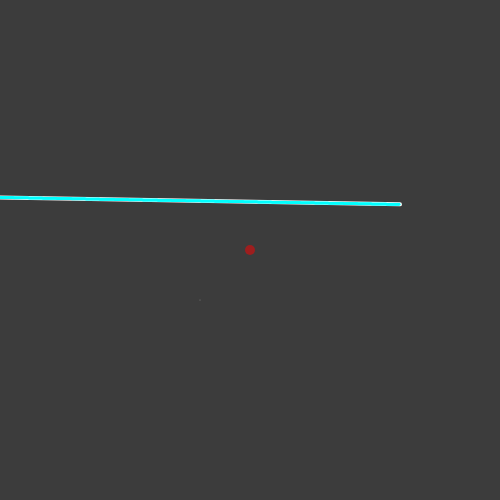
Frame 1 (no input)
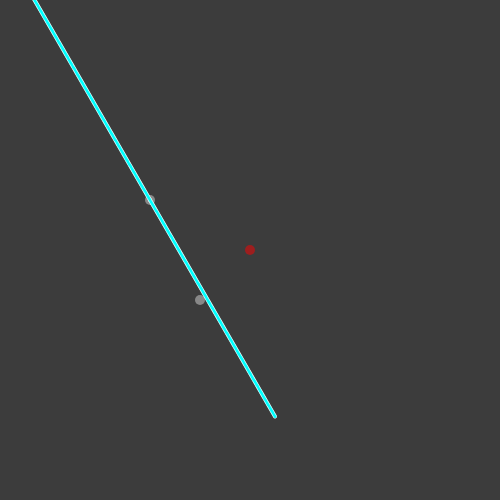
Frame 60 (no input)
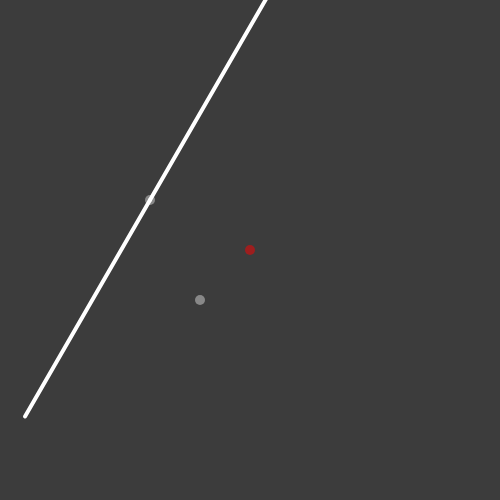
Frame 120 (the mouse pressed at the canvas centre since frame 60)

The p5.js sketch that drew these frames (run headless with seeded random() and noise() and a simulated clock; from frame 60 on, the mouse is pressed at the canvas centre):

// p5.js sketch
// ── sketch.js
const dots = [];
const numOfDots = 4;

function setup() {
  createCanvas(500, 500);
  angleMode(DEGREES);
  frameRate(20);

  // for (let i = 0; i < numOfDots; i++) {
  //   // dots.push(new Dot(width / 2 - 100, 200));
  //   dots.push(new Dot(random(width), random(height)));
  // }

  dots.push(new Dot(width / 2 - 100, 200));
  dots.push(new Dot(200, 300));

  dots[0].showLine = true;
  console.log(dots[1].pos);
  console.log(
    'dist',
    dist(dots[0].pos.x, dots[0].pos.y, dots[1].pos.x, dots[1].pos.y)
  );
}

function draw() {
  background(60);

  // DOTS
  for (let dot of dots) {
    dot.update();
    dot.show();
  }

  // CENTER POINT
  stroke('rgba(255, 0, 0, 0.5)');
  strokeWeight(10);
  point(width / 2, height / 2);
}

class Dot {
  constructor(x, y) {
    this.pos = createVector(x, y);
    this.showLine = false;
    this.angle = 0;
    // this.point1 = createVector(-width, -height);
    this.point1 = p5.Vector.fromAngle(radians(this.angle), height / 2);
    this.point2 = p5.Vector.fromAngle(radians(-this.angle), -height / 2);
    // console.log('vector', p5.Vector.fromAngle(0, 30));
    this.coordinates1 = [];
    this.coordinates2 = [];
    this.speed = 10;
  }

  async update() {
    this.angle++;
    if (this.showLine) {
      this.point1 = p5.Vector.fromAngle(radians(this.angle), height / 2);
      this.point2 = p5.Vector.fromAngle(radians(this.angle), -height / 2);
      this.drawLine();
      // this.getCoordinates1();
      this.getCoordinates2();
      // const res = await this.checkCords([...this.coordinates1]);
      // const res2 = await this.checkCords2([...this.coordinates2]);
    }
  }

  checkCords(tempCords1) {
    return new Promise((resolve) => {
      if (tempCords1.length && this.showLine) {
        const cord = dots[1].pos;

        for (let j = 0; j < tempCords1.length; j++) {
          const other = tempCords1[j];
          let len = dist(cord.x, cord.y, other.x, other.y);

          if (len < 2) {
            console.log(
              'stoped',
              dist(cord.x, cord.y, other.x, other.y),
              other,
              cord
            );
            resolve(other);
            noLoop();
          }
        }
      }
      resolve('none');
    });
  }
  checkCords2(tempCords1) {
    return new Promise((resolve) => {
      if (tempCords1.length && this.showLine) {
        const cord = dots[1].pos;

        for (let j = 0; j < tempCords1.length; j++) {
          const other = tempCords1[j];
          let len = dist(cord.x, cord.y, other.x, other.y);

          if (len < 2) {
            console.log(
              'stoped',
              dist(cord.x, cord.y, other.x, other.y),
              other,
              cord
            );
            resolve(other);
            noLoop();
          }
        }
      }
      resolve('none');
    });
  }

  getCoordinates1() {
    const m = this.slope(this.point1, this.point2);
    const b = this.intercept(this.point1, m);
    this.coordinates1.length = 0;
    for (var x = this.point1.x; x <= this.point2.x; x++) {
      var y = m * x + b;
      let v = createVector(x, y);

      let d = dist(dots[1].pos.x, dots[1].pos.y, v.x, v.y);
      console.log('d'), d;
      if (d < 5) {
        console.log('stoped');
        noLoop();
      }
      this.coordinates1.push(createVector(x, y));
    }
  }

  getCoordinates2() {
    const m = this.slope(this.point2, this.point1);
    const b = this.intercept(this.point2, m);
    this.coordinates2.length = 0;
    for (var x = this.point2.x; x <= this.point1.x; x++) {
      var y = m * x + b;
      let v = createVector(x, y);
      let d = dist(dots[1].pos.x, dots[1].pos.y, v.x, v.y);
      console.log('d', d);
      if (d < 5) {
        console.log('stoped');
        noLoop();
      }
      this.coordinates2.push(createVector(x, y));
    }
  }

  show() {
    push();
    stroke(255, 100);
    point(this.pos.x, this.pos.y);
    pop();
    this.drawPoints();
  }

  drawLine() {
    push();
    translate(this.pos.x, this.pos.y);
    stroke(255);
    strokeWeight(4);

    line(0, 0, this.point1.x, this.point1.y);
    line(0, 0, this.point2.x, this.point2.y);

    // stroke('rgba(0,255, 50, 1)');
    // line(0, 0, this.point3.x, this.point3.y);
    pop();
  }

  drawPoints() {
    if (this.showLine && this.coordinates1.length) {
      for (let i = 0; i < this.coordinates1.length; i++) {
        const dot = this.coordinates1[i];
        push();
        translate(this.pos.x, this.pos.y);
        strokeWeight(3);
        stroke('rgba(0, 255, 0, 0.5)');
        point(dot.x, dot.y);
        pop();
      }
    }

    if (this.showLine && this.coordinates2.length) {
      for (let i = 0; i < this.coordinates2.length; i++) {
        const dot = this.coordinates2[i];
        push();
        translate(this.pos.x, this.pos.y);
        strokeWeight(3);
        stroke('rgba(0, 255, 255, 1)');
        point(dot.x, dot.y);
        pop();
      }
    }
  }

  slope(a, b) {
    if (a.x == b.x) {
      return null;
    }

    return (b.y - a.y) / (b.x - a.x);
  }

  intercept(pos, slope) {
    if (slope === null) {
      // vertical line
      return pos.x;
    }

    return pos.y - slope * pos.x;
  }
}
